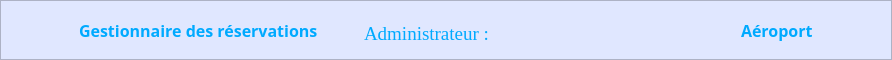
       <widget class="QFrame" name="frame">
        <property name="sizePolicy">
         <sizepolicy hsizetype="Preferred" vsizetype="Expanding">
          <horstretch>0</horstretch>
          <verstretch>0</verstretch>
         </sizepolicy>
        </property>
        <property name="minimumSize">
         <size>
          <width>0</width>
          <height>35</height>
         </size>
        </property>
        <property name="maximumSize">
         <size>
          <width>16777215</width>
          <height>60</height>
         </size>
        </property>
        <property name="styleSheet">
         <string notr="true">background-color : #e0e7ff;</string>
        </property>
        <property name="frameShape">
         <enum>QFrame::Shape::StyledPanel</enum>
        </property>
        <property name="frameShadow">
         <enum>QFrame::Shadow::Raised</enum>
        </property>
        <layout class="QGridLayout" name="gridLayout_8">
         <property name="leftMargin">
          <number>0</number>
         </property>
         <property name="rightMargin">
          <number>0</number>
         </property>
         <item row="0" column="0">
          <spacer name="horizontalSpacer">
           <property name="orientation">
            <enum>Qt::Orientation::Horizontal</enum>
           </property>
           <property name="sizeType">
            <enum>QSizePolicy::Policy::Preferred</enum>
           </property>
           <property name="sizeHint" stdset="0">
            <size>
             <width>40</width>
             <height>20</height>
            </size>
           </property>
          </spacer>
         </item>
         <item row="0" column="2">
          <widget class="QLabel" name="label_20">
           <property name="sizePolicy">
            <sizepolicy hsizetype="Preferred" vsizetype="Fixed">
             <horstretch>0</horstretch>
             <verstretch>0</verstretch>
            </sizepolicy>
           </property>
           <property name="minimumSize">
            <size>
             <width>0</width>
             <height>20</height>
            </size>
           </property>
           <property name="maximumSize">
            <size>
             <width>16777215</width>
             <height>50</height>
            </size>
           </property>
           <property name="font">
            <font>
             <family>Microsoft JhengHei</family>
             <pointsize>12</pointsize>
             <bold>true</bold>
            </font>
           </property>
           <property name="styleSheet">
            <string notr="true">color : #00aaff;</string>
           </property>
           <property name="text">
            <string>Gestionnaire des réservations</string>
           </property>
          </widget>
         </item>
         <item row="0" column="1">
          <widget class="QPushButton" name="pushButton_72">
           <property name="sizePolicy">
            <sizepolicy hsizetype="Fixed" vsizetype="Fixed">
             <horstretch>0</horstretch>
             <verstretch>0</verstretch>
            </sizepolicy>
           </property>
           <property name="styleSheet">
            <string notr="true">border : none;</string>
           </property>
           <property name="text">
            <string/>
           </property>
           <property name="icon">
            <iconset resource="ressources/icons.qrc">
             <normaloff>:/icons/passeport.png</normaloff>:/icons/passeport.png</iconset>
           </property>
           <property name="iconSize">
            <size>
             <width>35</width>
             <height>35</height>
            </size>
           </property>
          </widget>
         </item>
         <item row="0" column="8">
          <widget class="QPushButton" name="pushButton_73">
           <property name="sizePolicy">
            <sizepolicy hsizetype="Fixed" vsizetype="Fixed">
             <horstretch>0</horstretch>
             <verstretch>0</verstretch>
            </sizepolicy>
           </property>
           <property name="styleSheet">
            <string notr="true">border : none;</string>
           </property>
           <property name="text">
            <string/>
           </property>
           <property name="icon">
            <iconset resource="ressources/icons.qrc">
             <normaloff>:/icons/madagascar.png</normaloff>:/icons/madagascar.png</iconset>
           </property>
           <property name="iconSize">
            <size>
             <width>35</width>
             <height>35</height>
            </size>
           </property>
          </widget>
         </item>
         <item row="0" column="3">
          <spacer name="horizontalSpacer_15">
           <property name="orientation">
            <enum>Qt::Orientation::Horizontal</enum>
           </property>
           <property name="sizeType">
            <enum>QSizePolicy::Policy::Expanding</enum>
           </property>
           <property name="sizeHint" stdset="0">
            <size>
             <width>40</width>
             <height>20</height>
            </size>
           </property>
          </spacer>
         </item>
         <item row="0" column="7">
          <widget class="QLabel" name="label_10">
           <property name="sizePolicy">
            <sizepolicy hsizetype="Fixed" vsizetype="Fixed">
             <horstretch>0</horstretch>
             <verstretch>0</verstretch>
            </sizepolicy>
           </property>
           <property name="minimumSize">
            <size>
             <width>0</width>
             <height>20</height>
            </size>
           </property>
           <property name="maximumSize">
            <size>
             <width>500</width>
             <height>50</height>
            </size>
           </property>
           <property name="font">
            <font>
             <family>Microsoft JhengHei</family>
             <pointsize>12</pointsize>
             <bold>true</bold>
            </font>
           </property>
           <property name="styleSheet">
            <string notr="true">color : #00aaff;</string>
           </property>
           <property name="text">
            <string>Aéroport</string>
           </property>
          </widget>
         </item>
         <item row="0" column="4" alignment="Qt::AlignmentFlag::AlignBottom">
          <widget class="QLabel" name="label_9">
           <property name="font">
            <font>
             <family>Times New Roman</family>
             <pointsize>14</pointsize>
            </font>
           </property>
           <property name="styleSheet">
            <string notr="true">color : #00aaff;</string>
           </property>
           <property name="text">
            <string>Administrateur :</string>
           </property>
          </widget>
         </item>
         <item row="0" column="5" alignment="Qt::AlignmentFlag::AlignBottom">
          <widget class="QLineEdit" name="nomAdministrateur">
           <property name="sizePolicy">
            <sizepolicy hsizetype="Fixed" vsizetype="Fixed">
             <horstretch>0</horstretch>
             <verstretch>0</verstretch>
            </sizepolicy>
           </property>
           <property name="minimumSize">
            <size>
             <width>200</width>
             <height>30</height>
            </size>
           </property>
           <property name="maximumSize">
            <size>
             <width>200</width>
             <height>30</height>
            </size>
           </property>
           <property name="font">
            <font>
             <family>Times New Roman</family>
             <pointsize>14</pointsize>
            </font>
           </property>
           <property name="styleSheet">
            <string notr="true">border : none;
color: orangered;
padding-left : 10px;</string>
           </property>
           <property name="alignment">
            <set>Qt::AlignmentFlag::AlignBottom|Qt::AlignmentFlag::AlignLeading|Qt::AlignmentFlag::AlignLeft</set>
           </property>
           <property name="readOnly">
            <bool>true</bool>
           </property>
           <property name="placeholderText">
            <string/>
           </property>
          </widget>
         </item>
         <item row="0" column="9">
          <spacer name="horizontalSpacer_14">
           <property name="orientation">
            <enum>Qt::Orientation::Horizontal</enum>
           </property>
           <property name="sizeType">
            <enum>QSizePolicy::Policy::Preferred</enum>
           </property>
           <property name="sizeHint" stdset="0">
            <size>
             <width>40</width>
             <height>20</height>
            </size>
           </property>
          </spacer>
         </item>
         <item row="0" column="6">
          <spacer name="horizontalSpacer_16">
           <property name="orientation">
            <enum>Qt::Orientation::Horizontal</enum>
           </property>
           <property name="sizeType">
            <enum>QSizePolicy::Policy::Expanding</enum>
           </property>
           <property name="sizeHint" stdset="0">
            <size>
             <width>40</width>
             <height>20</height>
            </size>
           </property>
          </spacer>
         </item>
        </layout>
       </widget>
